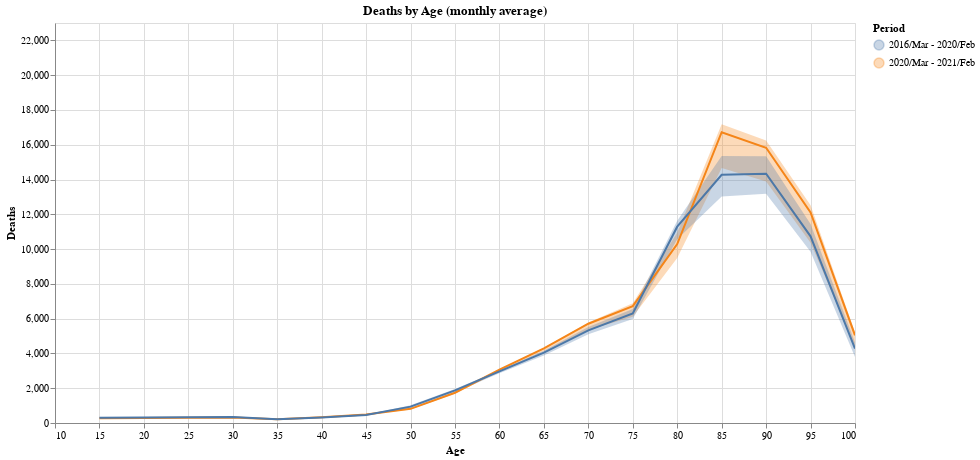

Here is the notebook cell this chart was saved with:
### Markdown cell above
# Deaths by age
The diagram below shows the average number of *deaths per month* per *age group*. One age group covers five years. The point *age 55* includes, for example, all deaths between 50 and 55. Deaths of those over 100 years of age are shown in point *100*.

The values are aggregated over the pre-Covid19 period (blue) and the Covid19 period (orange). In the diagram, the *months* can be selected via drop-down box.

### Code cell
#hide_input

# set html position for dropbox
display(HTML("""
<style>
form.vega-bindings {
  position: absolute;
  right: 50px;
  top: 0px;
}
</style>
"""))


line = alt.Chart(data).mark_line().encode(
    x = alt.X('age_to', title=T_AGE),
    y = alt.Y('mean(deaths)', scale = alt.Scale(domain=[0, 23000])),
    color = alt.Color('period', legend=alt.Legend(title=T_PERIOD)),
)

band = alt.Chart(data).mark_errorband(extent='iqr').encode(
    x = alt.X('age_to', title=T_AGE),
    y = alt.Y('deaths', title=T_DEATHS, scale= alt.Scale(domain=[0, 23000])),
    color = alt.Color('period', legend=alt.Legend(title=T_PERIOD))
)

months_dropdown = alt.binding_select(options=[None]+MONTHS[2:]+MONTHS[:2],labels=[T_ALL]+MONTHS[2:]+MONTHS[:2], name=T_MONTH + ': ')
months_select = alt.selection_single(fields=['month'], bind=months_dropdown, name='month')

filter_line = line.add_selection(
    months_select
)


# Create a selection that chooses the nearest point & selects based on x-value
nearest = alt.selection(type='single', nearest=True, on='mouseover',
                        fields=['age_to'], empty='none')
# Transparent selectors across the chart. This is what tells us
# the x-value of the cursor
selectors = alt.Chart(data).mark_point().encode(
    x='age_to:Q',
    opacity=alt.value(0),
).add_selection(
    nearest
)

# Draw points on the line, and highlight based on selection
points = line.mark_point().encode(
    opacity=alt.condition(nearest, alt.value(1), alt.value(0))
)

# Draw text labels near the points, and highlight based on selection
text = line.mark_text(align='left', dx=5, dy=-5).encode(
    text=alt.condition(nearest, alt.Text('mean(deaths):Q', format='.0f'), alt.value(' '))
)

# Draw a rule at the location of the selection
rules = alt.Chart(data).mark_rule(color='gray').encode(
    x='age_to:Q',
).transform_filter(
    nearest
)

# Put the five layers into a chart and bind the data
plot_interactive = (
    alt.layer(
        band + filter_line.interactive()  , selectors, points, rules, text
    ).transform_filter(
     months_select 
    ).properties(title=T_DEATHS_BY_AGE, width=800, height=400)
)


def plot_static(month):
    return alt.layer(line + band).transform_filter(alt.datum.month == month).properties(title=month, width=210, height=105)

plot_interactive

### Figure 1 — Vega-Lite specification as saved in the notebook (floating-point values rounded to 4 significant figures; data arrays with more than 128 entries replaced by an {"elided": "..."} marker saying what was removed)
{"config": {"view": {"continuousWidth": 400, "continuousHeight": 300}}, "layer": [{"layer": [{"mark": {"type": "errorband", "extent": "iqr"}, "encoding": {"color": {"type": "nominal", "field": "period", "legend": {"title": "Period"}}, "x": {"type": "quantitative", "field": "age_to", "title": "Age"}, "y": {"type": "quantitative", "field": "deaths", "scale": {"domain": [0, 23000]}, "title": "Deaths"}}}, {"mark": "line", "encoding": {"color": {"type": "nominal", "field": "period", "legend": {"title": "Period"}}, "x": {"type": "quantitative", "field": "age_to", "title": "Age"}, "y": {"type": "quantitative", "aggregate": "mean", "field": "deaths", "scale": {"domain": [0, 23000]}}}, "selection": {"month": {"type": "single", "fields": ["month"], "bind": {"input": "select", "options": [null, "Mar", "Apr", "May", "Jun", "Jul", "Aug", "Sep", "Oct", "Nov", "Dec", "Jan", "Feb"], "labels": ["All", "Mar", "Apr", "May", "Jun", "Jul", "Aug", "Sep", "Oct", "Nov", "Dec", "Jan", "Feb"], "name": "Month: "}}, "selector002": {"type": "interval", "bind": "scales", "encodings": ["x", "y"]}}}]}, {"mark": "point", "encoding": {"opacity": {"value": 0}, "x": {"type": "quantitative", "field": "age_to"}}, "selection": {"selector001": {"type": "single", "nearest": true, "on": "mouseover", "fields": ["age_to"], "empty": "none"}}}, {"mark": "point", "encoding": {"color": {"type": "nominal", "field": "period", "legend": {"title": "Period"}}, "opacity": {"condition": {"value": 1, "selection": "selector001"}, "value": 0}, "x": {"type": "quantitative", "field": "age_to", "title": "Age"}, "y": {"type": "quantitative", "aggregate": "mean", "field": "deaths", "scale": {"domain": [0, 23000]}}}}, {"mark": {"type": "rule", "color": "gray"}, "encoding": {"x": {"type": "quantitative", "field": "age_to"}}, "transform": [{"filter": {"selection": "selector001"}}]}, {"mark": {"type": "text", "align": "left", "dx": 5, "dy": -5}, "encoding": {"color": {"type": "nominal", "field": "period", "legend": {"title": "Period"}}, "text": {"condition": {"type": "quantitative", "aggregate": "mean", "field": "deaths", "format": ".0f", "selection": "selector001"}, "value": " "}, "x": {"type": "quantitative", "field": "age_to", "title": "Age"}, "y": {"type": "quantitative", "aggregate": "mean", "field": "deaths", "scale": {"domain": [0, 23000]}}}}], "data": {"name": "data-b65ac0e1c35ef56677222fd11d77c2b6"}, "height": 400, "title": "Deaths by Age (monthly average)", "transform": [{"filter": {"selection": "month"}}], "width": 800, "$schema": "https://vega.github.io/schema/vega-lite/v4.8.1.json", "datasets": {"data-b65ac0e1c35ef56677222fd11d77c2b6": {"elided": "960 records"}}}
